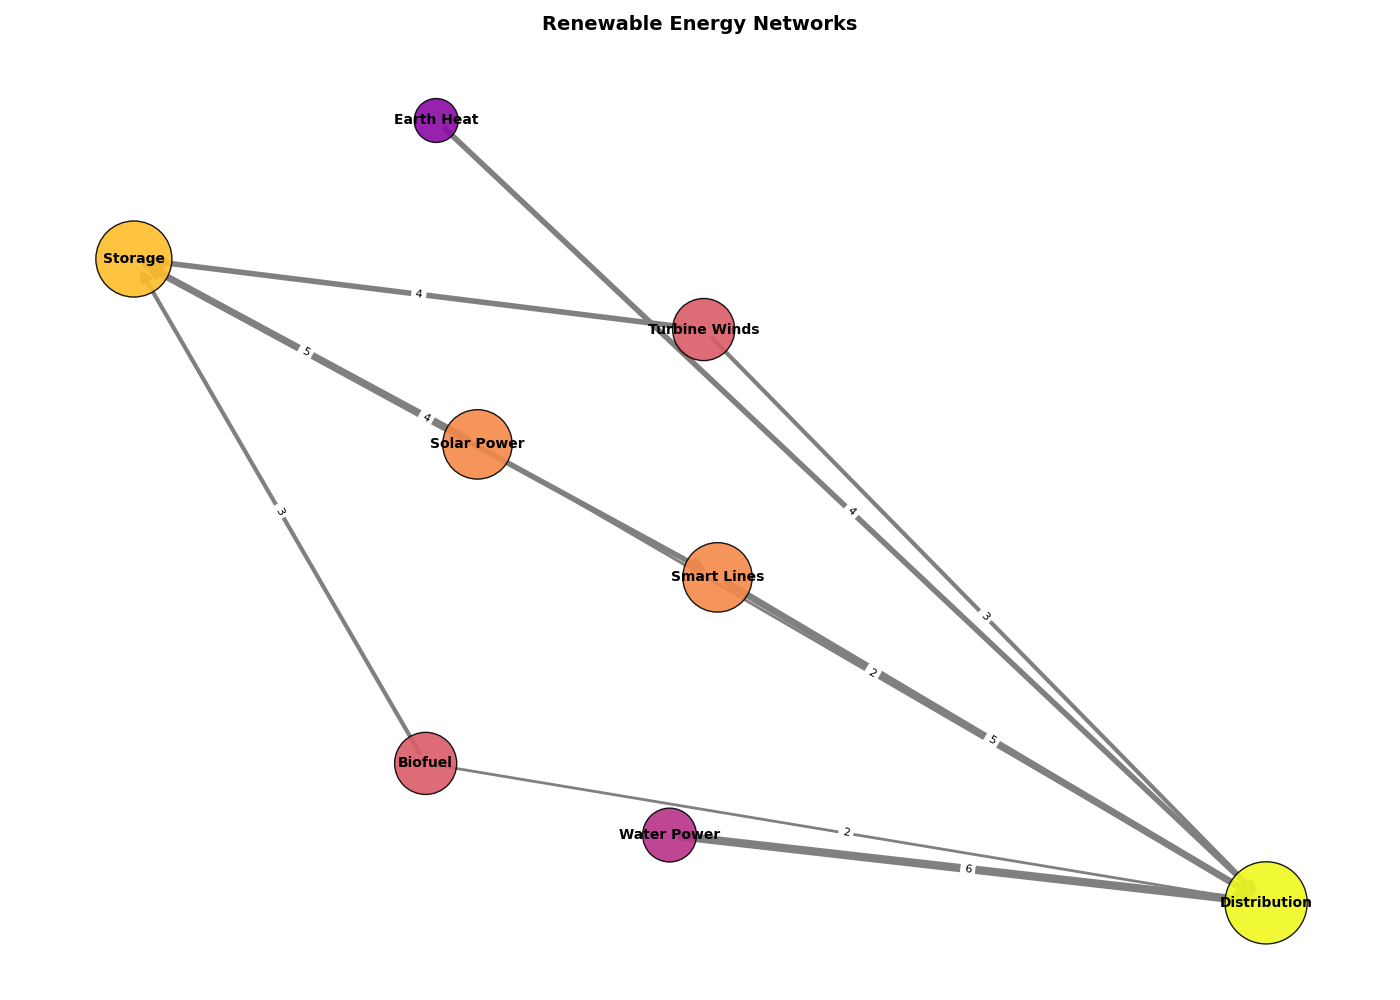

Here is the Python script that generated this plot:
import matplotlib.pyplot as plt
import networkx as nx

nodes = {
    'Solar Power': 5,
    'Turbine Winds': 4,
    'Water Power': 3,
    'Earth Heat': 2,
    'Biofuel': 4,
    'Storage': 6,
    'Distribution': 7,
    'Smart Lines': 5
}

edges = {
    ('Solar Power', 'Storage'): 5,
    ('Turbine Winds', 'Storage'): 4,
    ('Water Power', 'Distribution'): 6,
    ('Earth Heat', 'Distribution'): 4,
    ('Biofuel', 'Storage'): 3,
    ('Storage', 'Smart Lines'): 4,
    ('Smart Lines', 'Distribution'): 5,
    ('Solar Power', 'Distribution'): 2,
    ('Turbine Winds', 'Distribution'): 3,
    ('Biofuel', 'Distribution'): 2
}

G = nx.DiGraph()
G.add_nodes_from(nodes.keys())
for (start, end), weight in edges.items():
    G.add_edge(start, end, weight=weight)

pos = nx.spring_layout(G, seed=42)
plt.figure(figsize=(14, 10))

node_sizes = [nodes[node] * 500 for node in G.nodes]
node_colors = [plt.cm.plasma(nodes[node] / max(nodes.values())) for node in G.nodes]

nx.draw_networkx_nodes(G, pos, node_size=node_sizes, node_color=node_colors, edgecolors='black', alpha=0.9)
nx.draw_networkx_edges(G, pos, edgelist=edges.keys(), arrowstyle='-|>', arrowsize=15,
                       width=[w for w in edges.values()], edge_color='gray')
nx.draw_networkx_labels(G, pos, font_size=10, font_weight='bold', verticalalignment='center')
nx.draw_networkx_edge_labels(G, pos, edge_labels={edge: f"{weight}" for edge, weight in edges.items()}, font_size=8)

plt.title('Renewable Energy Networks', fontsize=14, fontweight='bold', loc='center')
plt.axis('off')
plt.tight_layout()
plt.show()
